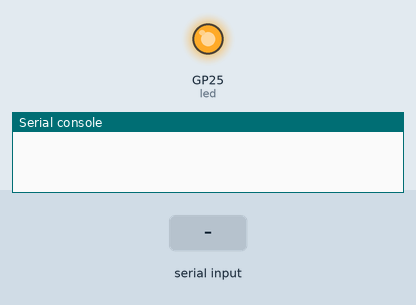
Simulated run of this program. Board: Raspberry Pi Pico running CircuitPython. On the bench: output pins drawn as LEDs (lit = HIGH), the last lines printed to the serial console. The inputs (shaded band) are chosen by the test bench.

Above: at 1.2 s.
1.3 s: "led_blink_on=\n" received over the second serial link
At 2.0 s:
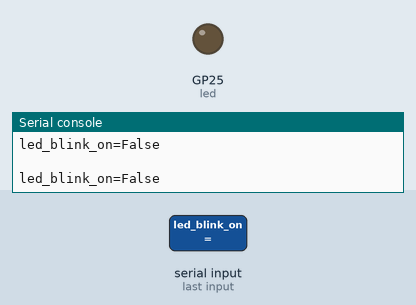
2.8 s: "1\n" received over the second serial link
4.3 s: "t\n" received over the second serial link
Timing chart, 0 to 7.3 s (numbered marks = the images above; inputs shaded):
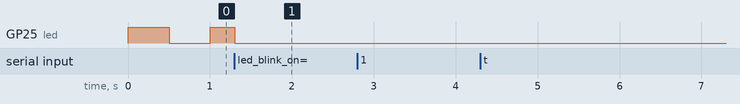

The program:

code.py
```python
"""
Hardware:
    MicroController:    Raspberry Pi Pico W https://www.raspberrypi.com/products/raspberry-pi-pico/
    Firmware: Circuit Python 9.1
    LED: Builtin LED at GP25
    Photoresistor: Model XX connected between pins GPIO27 and Pin28 (GND)
"""
import board
import digitalio
import analogio
import usb_cdc
import time

led = digitalio.DigitalInOut(board.LED)
led.direction = digitalio.Direction.OUTPUT


usb_cdc.data.timeout = 1.0


t0 = time.monotonic()

led_blink_on = True
led_blink_freq = 1 #Hz
led_blink_duty = 50 # percent

pullup_pin = digitalio.DigitalInOut(board.GP26)
pullup_pin.pull = digitalio.Pull.UP

pr = analogio.AnalogIn(board.GP27)

print_freq = 0.1 #Hz

tlast = 0

def str2bool(x):
    return x.lower() in ['true', '1', 't', 'y', 'yes']

while True:
    now = time.monotonic()
    #print((now - t0) % 1/led_blink_freq < 0.5/led_blink_freq)
    if led_blink_on:
        if ((now - t0) % (1/led_blink_freq)) < (0.01*led_blink_duty/led_blink_freq):

            led.value = True
        else:
            led.value = False
    else:
        led.value = False

    if ((now - tlast) > (1/print_freq)):
        print((pr.value ,))
        tlast = now

    if usb_cdc.data.in_waiting >0:
        print("data ready", usb_cdc.data.in_waiting)
        cmd = usb_cdc.data.readline()
        cmd = cmd.decode().strip()
        print(f'{cmd=}')


        try:

            if '*RST' in cmd:
                usb_cdc.data.flush()
            elif cmd == '?':
                #usb_cdc.data.write(b"asdf\n")
                outstr = "{:0.3f},{:0.3f}\n".format(sensor.temperature, sensor.relative_humidity)
                usb_cdc.data.write(outstr.encode())
            elif cmd == 'led_blink_on?':
                outstr = f'{led_blink_on=}\n'
                print(outstr)
                usb_cdc.data.write(outstr.encode())
            elif cmd.startswith('led_blink_on='):
                val = cmd.split('=')[-1]
                led_blink_on = str2bool(val)
                outstr = f'{led_blink_on=}\n'
                print(outstr)
                usb_cdc.data.write(outstr.encode())
            elif cmd == 'led_blink_freq?':
                outstr = f'{led_blink_freq=}\n'
                print(outstr)
                usb_cdc.data.write(outstr.encode())
            elif cmd.startswith('led_blink_freq='):
                val = cmd.split('=')[-1]
                led_blink_freq = float(val)
                outstr = f'{led_blink_freq=}\n'
                print(outstr)
                usb_cdc.data.write(outstr.encode())
            elif cmd == 'led_blink_duty?':
                outstr = f'{led_blink_duty=}\n'
                print(outstr)
                usb_cdc.data.write(outstr.encode())
            elif cmd.startswith('led_blink_duty='):
                val = cmd.split('=')[-1]
                led_blink_duty = abs(int(val))
                outstr = f'{led_blink_duty=}\n'
                print(outstr)
                usb_cdc.data.write(outstr.encode())
            elif cmd == 'pr.value?':
                outstr = f'{pr.value=}\n'
                print(outstr)
                usb_cdc.data.write(outstr.encode())
            else:
                raise ValueError(f"Unknown CMD")
        except Exception as err:
            outstr = f"ERR on cmd [{cmd}]: {err}"
            print(outstr)
            usb_cdc.data.write(outstr.encode())
```
